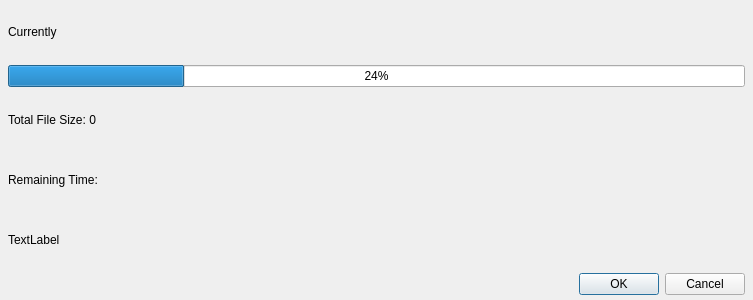
<?xml version="1.0" encoding="UTF-8"?>
<ui version="4.0">
 <class>CopyProgress</class>
 <widget class="QDialog" name="CopyProgress">
  <property name="geometry">
   <rect>
    <x>0</x>
    <y>0</y>
    <width>753</width>
    <height>300</height>
   </rect>
  </property>
  <property name="windowTitle">
   <string>Dialog</string>
  </property>
  <layout class="QHBoxLayout" name="horizontalLayout_2">
   <property name="leftMargin">
    <number>5</number>
   </property>
   <property name="topMargin">
    <number>5</number>
   </property>
   <property name="rightMargin">
    <number>5</number>
   </property>
   <property name="bottomMargin">
    <number>5</number>
   </property>
   <item>
    <layout class="QVBoxLayout" name="verticalLayout">
     <property name="leftMargin">
      <number>3</number>
     </property>
     <property name="rightMargin">
      <number>3</number>
     </property>
     <item>
      <widget class="QLabel" name="currentFile">
       <property name="text">
        <string>Currently </string>
       </property>
      </widget>
     </item>
     <item>
      <widget class="QProgressBar" name="copy_bar">
       <property name="value">
        <number>24</number>
       </property>
      </widget>
     </item>
     <item>
      <widget class="QLabel" name="totalFileSize">
       <property name="text">
        <string>Total File Size: 0</string>
       </property>
      </widget>
     </item>
     <item>
      <widget class="QLabel" name="remainingTime">
       <property name="text">
        <string>Remaining Time: </string>
       </property>
      </widget>
     </item>
     <item>
      <widget class="QLabel" name="copied_items">
       <property name="text">
        <string>TextLabel</string>
       </property>
      </widget>
     </item>
     <item>
      <layout class="QHBoxLayout" name="horizontalLayout_3">
       <item>
        <spacer name="horizontalSpacer">
         <property name="orientation">
          <enum>Qt::Horizontal</enum>
         </property>
         <property name="sizeHint" stdset="0">
          <size>
           <width>40</width>
           <height>20</height>
          </size>
         </property>
        </spacer>
       </item>
       <item>
        <widget class="QPushButton" name="OK">
         <property name="text">
          <string>OK</string>
         </property>
        </widget>
       </item>
       <item>
        <widget class="QPushButton" name="Cancel">
         <property name="text">
          <string>Cancel</string>
         </property>
        </widget>
       </item>
      </layout>
     </item>
    </layout>
   </item>
  </layout>
 </widget>
 <resources/>
 <connections/>
</ui>
